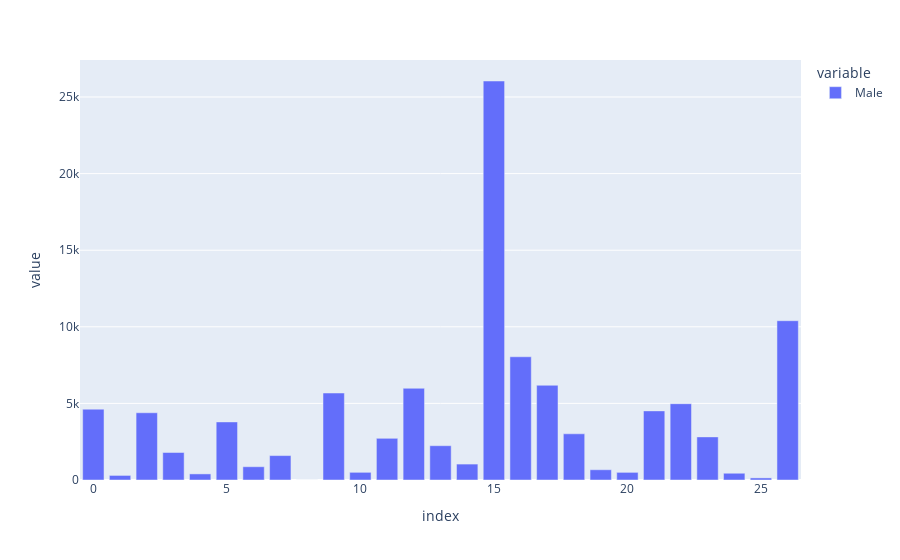

Notebook code for this chart:
### Code cell
ex.bar(df['Male'])

### Figure 1 — Plotly figure (JSON) as saved in the notebook; plotly's stock layout.template omitted (floating-point values rounded to 4 significant figures)
{"data": [{"alignmentgroup": "True", "hovertemplate": "variable=Male<br>index=%{x}<br>value=%{y}<extra></extra>", "legendgroup": "Male", "marker": {"color": "#636efa", "pattern": {"shape": ""}}, "name": "Male", "offsetgroup": "Male", "orientation": "v", "showlegend": true, "textposition": "auto", "type": "bar", "x": [0, 1, 2, 3, 4, 5, 6, 7, 8, 9, 10, 11, 12, 13, 14, 15, 16, 17, 18, 19, 20, 21, 22, 23, 24, 25, 26], "xaxis": "x", "y": [4624, 299, 4390, 1796, 398, 3791, 867, 1594, 0, 5679, 501, 2722, 5987, 2239, 1040, 26045, 8043, 6183, 3016, 670, 499, 4512, 4981, 2815, 441, 137, 10398], "yaxis": "y"}], "layout": {"barmode": "relative", "legend": {"title": {"text": "variable"}, "tracegroupgap": 0}, "margin": {"t": 60}, "xaxis": {"anchor": "y", "domain": [0, 1], "title": {"text": "index"}}, "yaxis": {"anchor": "x", "domain": [0, 1], "title": {"text": "value"}}}}
